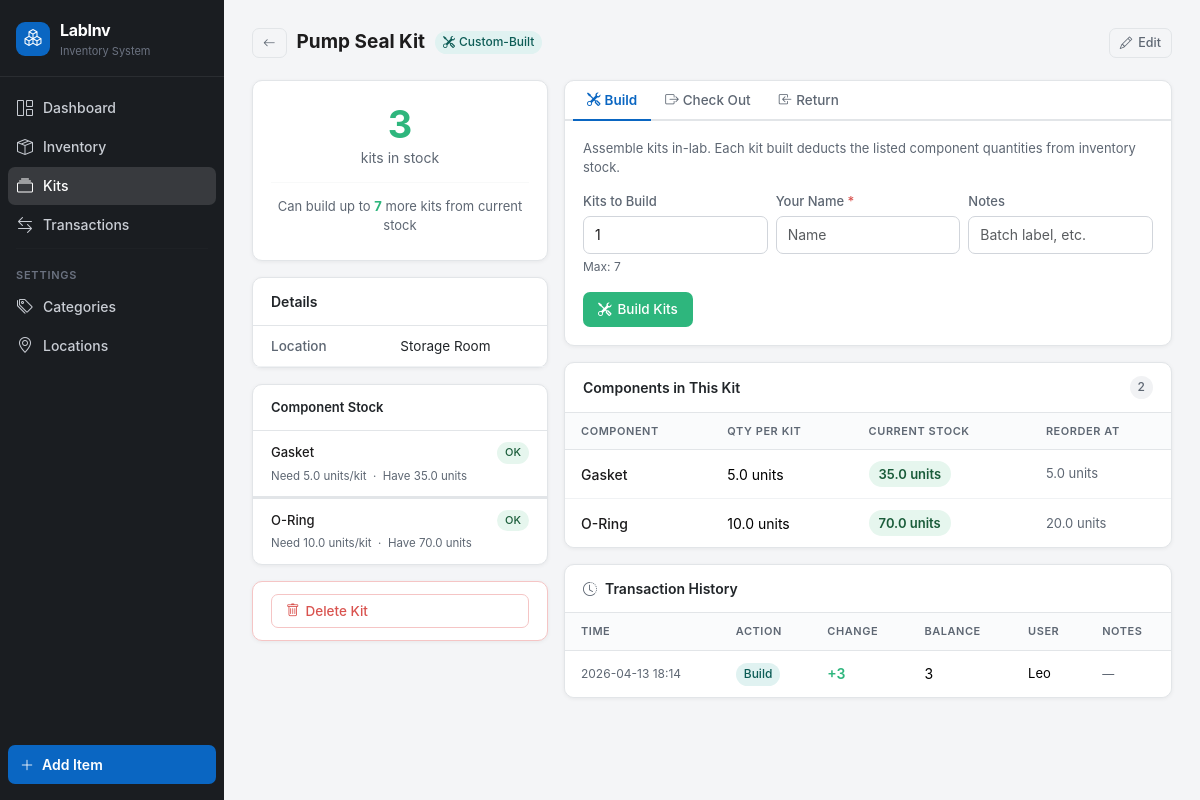
Screenshot of /kits/1 with the database file from the repository.
### tables this page shows
CREATE TABLE kits (
            id          INTEGER PRIMARY KEY AUTOINCREMENT,
            name        TEXT    NOT NULL,
            kit_type    TEXT    NOT NULL DEFAULT 'custom',
            supplier    TEXT,
            sku         TEXT,
            quantity    INTEGER NOT NULL DEFAULT 0,
            location_id INTEGER REFERENCES locations(id),
            notes       TEXT,
            created_at  TIMESTAMP DEFAULT CURRENT_TIMESTAMP,
            updated_at  TIMESTAMP DEFAULT CURRENT_TIMESTAMP
        );

CREATE TABLE locations (
            id        INTEGER PRIMARY KEY AUTOINCREMENT,
            name      TEXT NOT NULL UNIQUE,
            parent_id INTEGER REFERENCES locations(id)
        );

CREATE TABLE kit_components (
            id               INTEGER PRIMARY KEY AUTOINCREMENT,
            kit_id           INTEGER NOT NULL REFERENCES kits(id) ON DELETE CASCADE,
            item_id          INTEGER NOT NULL REFERENCES items(id),
            quantity_per_kit REAL    NOT NULL DEFAULT 1
        );

CREATE TABLE items (
            id                  INTEGER PRIMARY KEY AUTOINCREMENT,
            name                TEXT    NOT NULL,
            category_id         INTEGER REFERENCES categories(id),
            quantity            REAL    NOT NULL DEFAULT 0,
            unit                TEXT    NOT NULL DEFAULT 'units',
            location_id         INTEGER REFERENCES locations(id),
            low_stock_threshold REAL    DEFAULT 0,
            supplier            TEXT,
            sku                 TEXT,
            notes               TEXT,
            created_at          TIMESTAMP DEFAULT CURRENT_TIMESTAMP,
            updated_at          TIMESTAMP DEFAULT CURRENT_TIMESTAMP
        );

CREATE TABLE kit_transactions (
            id              INTEGER PRIMARY KEY AUTOINCREMENT,
            kit_id          INTEGER NOT NULL REFERENCES kits(id),
            action          TEXT    NOT NULL,
            quantity_change INTEGER NOT NULL,
            quantity_before INTEGER NOT NULL,
            quantity_after  INTEGER NOT NULL,
            user_name       TEXT    NOT NULL,
            project         TEXT,
            notes           TEXT,
            timestamp       TIMESTAMP DEFAULT CURRENT_TIMESTAMP
        );

### app.py (the view)
@app.route("/kits/<int:kit_id>")
def kit_detail(kit_id):
    db = get_db()
    kit = db.execute("""
        SELECT k.*, l.name AS location_name
        FROM kits k
        LEFT JOIN locations l ON k.location_id = l.id
        WHERE k.id = ?
    """, (kit_id,)).fetchone()
    if not kit:
        flash("Kit not found.", "danger")
        return redirect(url_for("kits"))
    components = db.execute("""
        SELECT kc.*, i.name AS item_name, i.quantity AS item_quantity,
               i.unit AS item_unit, i.low_stock_threshold
        FROM kit_components kc
        JOIN items i ON kc.item_id = i.id
        WHERE kc.kit_id = ?
        ORDER BY i.name
    """, (kit_id,)).fetchall()
    history = db.execute("""
        SELECT * FROM kit_transactions WHERE kit_id = ?
        ORDER BY timestamp DESC LIMIT 30
    """, (kit_id,)).fetchall()
    max_buildable = None
    for comp in components:
        if comp["quantity_per_kit"] > 0:
            buildable = int(comp["item_quantity"] / comp["quantity_per_kit"])
            if max_buildable is None or buildable < max_buildable:
                max_buildable = buildable
    db.close()
    return render_template("kit_detail.html", kit=kit, components=components,
                           history=history, max_buildable=max_buildable if max_buildable is not None else 0)

### app.py (called while the page is built)
def get_db():
    conn = sqlite3.connect(DATABASE)
    conn.row_factory = sqlite3.Row
    conn.execute("PRAGMA foreign_keys = ON")
    return conn

### templates/kit_detail.html (shortened to what this page needs)
{% extends "base.html" %}
{% block content %}
<div class="pg-header">
  <div class="pg-title-row">
    <a href="{{ url_for('kits') }}" class="btn btn-outline-secondary btn-sm"><i class="bi bi-arrow-left"></i></a>
    <h1 class="pg-title">{{ kit.name }}</h1>
    {% if kit.kit_type == 'vendor' %}
      <span class="badge badge-blue"><i class="bi bi-truck"></i> Vendor-Provided</span>
    {% else %}
      <span class="badge badge-teal"><i class="bi bi-tools"></i> Custom-Built</span>
    {% endif %}
  </div>
  <div style="display:flex;gap:8px" class="no-print">
    <a href="/kits/{{ kit.id }}/edit" class="btn btn-outline-secondary btn-sm"><i class="bi bi-pencil"></i> Edit</a>
  </div>
</div>
<div class="row g-3">
  <div class="col-12 col-lg-4">
    <div class="card mb-3">
      <div class="card-bd" style="text-align:center;padding:24px 18px">
        {% if kit.quantity == 0 %}
          <div style="font-size:38px;font-weight:700;color:var(--muted);line-height:1">0</div>
          <div style="font-size:14px;color:var(--muted);margin-top:4px">kits in stock</div>
        {% else %}
          <div style="font-size:38px;font-weight:700;color:var(--green);line-height:1">{{ kit.quantity }}</div>
          <div style="font-size:14px;color:var(--muted);margin-top:4px">kit{{ 's' if kit.quantity != 1 }} in stock</div>
        {% endif %}
        {% if components and kit.kit_type == 'custom' %}
          <hr style="margin:14px 0">
          <div style="font-size:13px;color:var(--muted)">
            Can build up to
            <strong style="color:{% if max_buildable == 0 %}var(--red){% else %}var(--green){% endif %}">{{ max_buildable }}</strong>
            more kit{{ 's' if max_buildable != 1 }} from current stock
          </div>
        {% endif %}
      </div>
    </div>
    <div class="card mb-3">
      <div class="card-hd">Details</div>
      <div class="card-bd" style="padding:0">
        <table style="width:100%;border-collapse:collapse;font-size:13.5px">
          {% if kit.location_name %}<tr><td style="padding:10px 18px;color:var(--muted);font-weight:500;width:44%;border-bottom:1px solid #f0f2f4">Location</td><td style="padding:10px 18px;border-bottom:1px solid #f0f2f4">{{ kit.location_name }}</td></tr>{% endif %}
        </table>
      </div>
    </div>
    {% if components %}
    <div class="card mb-3">
      <div class="card-hd" style="font-size:13px">Component Stock</div>
      <ul class="list-group-flush">
        {% for comp in components %}
        <li class="list-group-item" style="flex-direction:column;align-items:flex-start;gap:4px">
          <div style="display:flex;justify-content:space-between;align-items:center;width:100%">
            <a href="/items/{{ comp.item_id }}" style="color:var(--text);font-weight:500;font-size:13px">{{ comp.item_name }}</a>
            {% if comp.low_stock_threshold > 0 and comp.item_quantity <= comp.low_stock_threshold %}
              <span class="badge badge-red" style="font-size:11px">Low</span>
            {% elif comp.item_quantity == 0 %}
              <span class="badge badge-neutral" style="font-size:11px">Out</span>
            {% else %}
              <span class="badge badge-green" style="font-size:11px">OK</span>
            {% endif %}
          </div>
          <div style="font-size:11.5px;color:var(--muted)">
            Need {{ comp.quantity_per_kit }} {{ comp.item_unit }}/kit &nbsp;·&nbsp; Have {{ comp.item_quantity }} {{ comp.item_unit }}
          </div>
        </li>
        {% endfor %}
      </ul>
    </div>
    {% endif %}
    <div class="card no-print" style="border-color:#f5c5c5">
      <div class="card-bd" style="padding:12px 18px">
        <form method="post" action="/kits/{{ kit.id }}/delete"
              onsubmit="return confirm('Permanently delete kit \'{{ kit.name }}\'?');">
          <button class="btn btn-outline-danger" style="width:100%">
            <i class="bi bi-trash"></i> Delete Kit
          </button>
        </form>
      </div>
    </div>
  </div>
  <div class="col-12 col-lg-8">
    <div class="card mb-3 no-print">
      <div style="padding:0 4px;border-bottom:2px solid var(--border)">
        <ul class="nav-tabs" id="kitActionTabs" style="border:none;margin:0">
          {% if kit.kit_type == 'custom' %}
          <li><a class="nav-link active" data-bs-toggle="tab" href="#tab-build"><i class="bi bi-tools me-1"></i>Build</a></li>
          {% else %}
          <li><a class="nav-link active" data-bs-toggle="tab" href="#tab-receive"><i class="bi bi-truck me-1"></i>Receive</a></li>
          {% endif %}
          <li><a class="nav-link" data-bs-toggle="tab" href="#tab-kco"><i class="bi bi-box-arrow-right me-1"></i>Check Out</a></li>
          <li><a class="nav-link" data-bs-toggle="tab" href="#tab-kci"><i class="bi bi-box-arrow-in-left me-1"></i>Return</a></li>
        </ul>
      </div>
      <div class="tab-content card-bd">
        {% if kit.kit_type == 'custom' %}
        <div class="tab-pane show" id="tab-build">
          <p class="text-muted" style="font-size:13px;margin-bottom:14px">
            Assemble kits in-lab. Each kit built deducts the listed component quantities from inventory stock.
          </p>
          {% if not components %}
            <div class="alert alert-warning">
              <i class="bi bi-exclamation-triangle me-2"></i>
              No components defined. <a href="/kits/{{ kit.id }}/edit">Edit this kit</a> to add parts first.
            </div>
          {% else %}
          <form method="post" action="/kits/{{ kit.id }}/build">
            <div class="row g-2">
              <div class="col-4">
                <label class="form-label">Kits to Build</label>
                <input type="number" name="quantity" class="form-control" value="1" min="1" max="{{ max_buildable }}" required>
                <div class="form-text">Max: {{ max_buildable }}</div>
              </div>
              <div class="col-4">
                <label class="form-label">Your Name <span style="color:var(--red)">*</span></label>
                <input type="text" name="user_name" class="form-control" placeholder="Name" required>
              </div>
              <div class="col-4">
                <label class="form-label">Notes</label>
                <input type="text" name="notes" class="form-control" placeholder="Batch label, etc.">
              </div>
            </div>
            <button class="btn btn-success mt-3" {% if max_buildable == 0 %}disabled{% endif %}>
              <i class="bi bi-tools"></i> Build Kit{{ 's' if max_buildable != 1 }}
            </button>
          </form>
          {% endif %}
        </div>
        {% endif %}
      </div>
    </div>
    {% if components %}
    <div class="card mb-3">
      <div class="card-hd">
        <span>Components in This Kit</span>
        <span class="badge badge-neutral">{{ components|length }}</span>
      </div>
      <div class="table-responsive">
        <table class="table mb-0">
          <thead>
            <tr>
              <th>Component</th>
              <th>Qty per Kit</th>
              <th>Current Stock</th>
              <th>Reorder At</th>
            </tr>
          </thead>
          <tbody>
            {% for comp in components %}
            <tr {% if comp.low_stock_threshold > 0 and comp.item_quantity <= comp.low_stock_threshold %}class="low-stock-row"{% endif %}>
              <td><a href="/items/{{ comp.item_id }}" style="color:var(--text);font-weight:500">{{ comp.item_name }}</a></td>
              <td>{{ comp.quantity_per_kit }} {{ comp.item_unit }}</td>
              <td>
                {% if comp.low_stock_threshold > 0 and comp.item_quantity <= comp.low_stock_threshold %}
                  <span class="badge qty-warn">{{ comp.item_quantity }} {{ comp.item_unit }}</span>
                {% elif comp.item_quantity == 0 %}
                  <span class="badge qty-zero">0 {{ comp.item_unit }}</span>
                {% else %}
                  <span class="badge qty-ok">{{ comp.item_quantity }} {{ comp.item_unit }}</span>
                {% endif %}
              </td>
              <td style="color:var(--muted);font-size:13px">
                {% if comp.low_stock_threshold > 0 %}{{ comp.low_stock_threshold }} {{ comp.item_unit }}{% else %}—{% endif %}
              </td>
            </tr>
            {% endfor %}
          </tbody>
        </table>
      </div>
    </div>
    {% endif %}
    <div class="card">
      <div class="card-hd">
        <span><i class="bi bi-clock-history me-2" style="color:var(--muted)"></i>Transaction History</span>
      </div>
      <div class="table-responsive">
        <table class="table mb-0">
          <thead>
            <tr><th>Time</th><th>Action</th><th>Change</th><th>Balance</th><th>User</th><th>Notes</th></tr>
          </thead>
          <tbody>
            {% if history %}
              {% for t in history %}
              <tr>
                <td style="color:var(--muted);font-size:12px;white-space:nowrap">{{ t.timestamp[:16] }}</td>
                <td>
                  <span class="badge badge-action-{{ t.action }}">
                    {% if t.action == 'build' %}Build
                    {% elif t.action == 'receive_vendor' %}Received
                    {% elif t.action == 'checkout' %}Checkout
                    {% elif t.action == 'checkin' %}Return
                    {% else %}{{ t.action }}{% endif %}
                  </span>
                </td>
                <td>
                  {% if t.quantity_change > 0 %}<span style="color:var(--green);font-weight:600">+{{ t.quantity_change }}</span>
                  {% else %}<span style="color:var(--red);font-weight:600">{{ t.quantity_change }}</span>{% endif %}
                </td>
                <td>{{ t.quantity_after }}</td>
                <td style="font-size:13px">{{ t.user_name }}{% if t.project %} · <span class="text-muted">{{ t.project }}</span>{% endif %}</td>
                <td style="font-size:12px;color:var(--muted)">{{ t.notes or '—' }}</td>
              </tr>
              {% endfor %}
            {% else %}
              <tr><td colspan="6" style="text-align:center;padding:32px;color:var(--muted)">No transactions yet.</td></tr>
            {% endif %}
          </tbody>
        </table>
      </div>
    </div>
  </div>
</div>
{% endblock %}

### rows the page displays
kits: name "Pump Seal Kit", quantity "3", quantity "s"
locations: location_name "Storage Room"
kit_components: item_name "Gasket", quantity_per_kit "5.0", item_unit "units", item_quantity "35.0", low_stock_threshold "5.0"
kit_components: item_name "O-Ring", quantity_per_kit "10.0", item_unit "units", item_quantity "70.0", low_stock_threshold "20.0"
kit_transactions: timestamp "2026-04-13 18:14", action "Build", quantity_change "3", quantity_after "3", user_name "Leo", notes "—"

### other values shown
{{ max_buildable }} "7"
{{ 's' if max_buildable != 1 }} "s"
{{ components|length }} "2"
